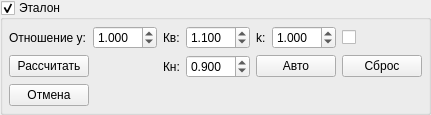
<?xml version="1.0" encoding="UTF-8"?>
<ui version="4.0">
 <class>ItemWidget</class>
 <widget class="QWidget" name="ItemWidget">
  <property name="geometry">
   <rect>
    <x>0</x>
    <y>0</y>
    <width>410</width>
    <height>115</height>
   </rect>
  </property>
  <property name="sizePolicy">
   <sizepolicy hsizetype="Fixed" vsizetype="Expanding">
    <horstretch>0</horstretch>
    <verstretch>0</verstretch>
   </sizepolicy>
  </property>
  <property name="windowTitle">
   <string/>
  </property>
  <layout class="QVBoxLayout" name="verticalLayout_8">
   <property name="margin">
    <number>0</number>
   </property>
   <item>
    <widget class="ICEGUI_NS::EditedGroupBox" name="maskGB">
     <property name="title">
      <string>Эталон</string>
     </property>
     <property name="checkable">
      <bool>true</bool>
     </property>
     <property name="checked">
      <bool>true</bool>
     </property>
     <layout class="QVBoxLayout" name="verticalLayout_4">
      <property name="margin">
       <number>6</number>
      </property>
      <item>
       <layout class="QHBoxLayout" name="horizontalLayout_20">
        <item>
         <layout class="QVBoxLayout" name="verticalLayout_3">
          <item>
           <layout class="QHBoxLayout" name="horizontalLayout_6">
            <item>
             <widget class="QLabel" name="yMaskL">
              <property name="text">
               <string>Отношение y:</string>
              </property>
             </widget>
            </item>
            <item>
             <widget class="QDoubleSpinBox" name="yMaskDSB">
              <property name="readOnly">
               <bool>false</bool>
              </property>
              <property name="decimals">
               <number>3</number>
              </property>
              <property name="singleStep">
               <double>0.001000000000000</double>
              </property>
              <property name="value">
               <double>1.000000000000000</double>
              </property>
             </widget>
            </item>
           </layout>
          </item>
          <item>
           <layout class="QHBoxLayout" name="horizontalLayout_7">
            <item>
             <widget class="QPushButton" name="maskCalcPB">
              <property name="enabled">
               <bool>true</bool>
              </property>
              <property name="text">
               <string>Рассчитать</string>
              </property>
             </widget>
            </item>
            <item>
             <spacer name="horizontalSpacer_5">
              <property name="orientation">
               <enum>Qt::Horizontal</enum>
              </property>
              <property name="sizeHint" stdset="0">
               <size>
                <width>40</width>
                <height>20</height>
               </size>
              </property>
             </spacer>
            </item>
           </layout>
          </item>
         </layout>
        </item>
        <item>
         <layout class="QGridLayout" name="gridLayout_3">
          <item row="0" column="0">
           <layout class="QHBoxLayout" name="horizontalLayout_4">
            <item>
             <widget class="QLabel" name="yKMaxMaskL">
              <property name="text">
               <string>Кв:</string>
              </property>
             </widget>
            </item>
            <item>
             <widget class="QDoubleSpinBox" name="yKMaxMaskDSB">
              <property name="decimals">
               <number>3</number>
              </property>
              <property name="minimum">
               <double>0.001000000000000</double>
              </property>
              <property name="maximum">
               <double>99.998999999999995</double>
              </property>
              <property name="singleStep">
               <double>0.010000000000000</double>
              </property>
              <property name="value">
               <double>1.100000000000000</double>
              </property>
             </widget>
            </item>
           </layout>
          </item>
          <item row="0" column="1">
           <layout class="QHBoxLayout" name="horizontalLayout_3">
            <item>
             <widget class="QLabel" name="yKMaskL">
              <property name="enabled">
               <bool>true</bool>
              </property>
              <property name="text">
               <string>k:</string>
              </property>
             </widget>
            </item>
            <item>
             <widget class="QDoubleSpinBox" name="yKMaskDSB">
              <property name="enabled">
               <bool>true</bool>
              </property>
              <property name="sizePolicy">
               <sizepolicy hsizetype="Preferred" vsizetype="Fixed">
                <horstretch>0</horstretch>
                <verstretch>0</verstretch>
               </sizepolicy>
              </property>
              <property name="decimals">
               <number>3</number>
              </property>
              <property name="minimum">
               <double>0.001000000000000</double>
              </property>
              <property name="value">
               <double>1.000000000000000</double>
              </property>
             </widget>
            </item>
            <item>
             <widget class="QCheckBox" name="yKMaskChB">
              <property name="enabled">
               <bool>true</bool>
              </property>
              <property name="sizePolicy">
               <sizepolicy hsizetype="Minimum" vsizetype="Minimum">
                <horstretch>0</horstretch>
                <verstretch>0</verstretch>
               </sizepolicy>
              </property>
              <property name="text">
               <string/>
              </property>
              <property name="checked">
               <bool>false</bool>
              </property>
             </widget>
            </item>
            <item>
             <spacer name="horizontalSpacer_2">
              <property name="orientation">
               <enum>Qt::Horizontal</enum>
              </property>
              <property name="sizeHint" stdset="0">
               <size>
                <width>40</width>
                <height>20</height>
               </size>
              </property>
             </spacer>
            </item>
           </layout>
          </item>
          <item row="1" column="0">
           <layout class="QHBoxLayout" name="horizontalLayout_5">
            <item>
             <widget class="QLabel" name="yKMinMaskL">
              <property name="text">
               <string>Кн:</string>
              </property>
             </widget>
            </item>
            <item>
             <widget class="QDoubleSpinBox" name="yKMinMaskDSB">
              <property name="decimals">
               <number>3</number>
              </property>
              <property name="minimum">
               <double>0.001000000000000</double>
              </property>
              <property name="maximum">
               <double>99.998999999999995</double>
              </property>
              <property name="singleStep">
               <double>0.010000000000000</double>
              </property>
              <property name="value">
               <double>0.900000000000000</double>
              </property>
             </widget>
            </item>
           </layout>
          </item>
          <item row="1" column="1">
           <layout class="QHBoxLayout" name="horizontalLayout_9">
            <item>
             <widget class="QPushButton" name="maskAutoKPB">
              <property name="text">
               <string>Авто</string>
              </property>
             </widget>
            </item>
            <item>
             <spacer name="horizontalSpacer_6">
              <property name="orientation">
               <enum>Qt::Horizontal</enum>
              </property>
              <property name="sizeHint" stdset="0">
               <size>
                <width>0</width>
                <height>20</height>
               </size>
              </property>
             </spacer>
            </item>
            <item>
             <widget class="QPushButton" name="maskClearKPB">
              <property name="text">
               <string>Сброс</string>
              </property>
             </widget>
            </item>
           </layout>
          </item>
         </layout>
        </item>
       </layout>
      </item>
      <item>
       <layout class="QHBoxLayout" name="horizontalLayout_17">
        <item>
         <widget class="QPushButton" name="maskCancelPB">
          <property name="enabled">
           <bool>true</bool>
          </property>
          <property name="text">
           <string>Отмена</string>
          </property>
         </widget>
        </item>
        <item>
         <layout class="QHBoxLayout" name="horizontalLayout_18">
          <item>
           <spacer name="horizontalSpacer_11">
            <property name="orientation">
             <enum>Qt::Horizontal</enum>
            </property>
            <property name="sizeHint" stdset="0">
             <size>
              <width>28</width>
              <height>20</height>
             </size>
            </property>
           </spacer>
          </item>
          <item>
           <widget class="ICEGUI_NS::MaskViewWidget" name="maskViewWidget" native="true">
            <property name="sizePolicy">
             <sizepolicy hsizetype="Expanding" vsizetype="Preferred">
              <horstretch>0</horstretch>
              <verstretch>0</verstretch>
             </sizepolicy>
            </property>
           </widget>
          </item>
         </layout>
        </item>
       </layout>
      </item>
     </layout>
    </widget>
   </item>
  </layout>
 </widget>
 <layoutdefault spacing="6" margin="11"/>
 <customwidgets>
  <customwidget>
   <class>ICEGUI_NS::MaskViewWidget</class>
   <extends>QWidget</extends>
   <header location="global">icegui/maskviewwidget.h</header>
   <container>1</container>
  </customwidget>
  <customwidget>
   <class>ICEGUI_NS::EditedGroupBox</class>
   <extends>QGroupBox</extends>
   <header location="global">icegui/editedgroupbox.h</header>
   <container>1</container>
  </customwidget>
 </customwidgets>
 <resources>
  <include location="../iceavglumproc.qrc"/>
 </resources>
 <connections>
  <connection>
   <sender>maskCalcPB</sender>
   <signal>clicked()</signal>
   <receiver>ItemWidget</receiver>
   <slot>maskCalcPB_clicked()</slot>
   <hints>
    <hint type="sourcelabel">
     <x>47</x>
     <y>62</y>
    </hint>
    <hint type="destinationlabel">
     <x>201</x>
     <y>57</y>
    </hint>
   </hints>
  </connection>
  <connection>
   <sender>maskCancelPB</sender>
   <signal>clicked()</signal>
   <receiver>ItemWidget</receiver>
   <slot>maskCancelPB_clicked()</slot>
   <hints>
    <hint type="sourcelabel">
     <x>45</x>
     <y>95</y>
    </hint>
    <hint type="destinationlabel">
     <x>201</x>
     <y>57</y>
    </hint>
   </hints>
  </connection>
  <connection>
   <sender>maskAutoKPB</sender>
   <signal>clicked()</signal>
   <receiver>ItemWidget</receiver>
   <slot>maskAutoKPB_clicked()</slot>
   <hints>
    <hint type="sourcelabel">
     <x>269</x>
     <y>62</y>
    </hint>
    <hint type="destinationlabel">
     <x>201</x>
     <y>57</y>
    </hint>
   </hints>
  </connection>
  <connection>
   <sender>maskClearKPB</sender>
   <signal>clicked()</signal>
   <receiver>ItemWidget</receiver>
   <slot>maskClearKPB_clicked()</slot>
   <hints>
    <hint type="sourcelabel">
     <x>356</x>
     <y>62</y>
    </hint>
    <hint type="destinationlabel">
     <x>201</x>
     <y>57</y>
    </hint>
   </hints>
  </connection>
  <connection>
   <sender>yKMaskChB</sender>
   <signal>stateChanged(int)</signal>
   <receiver>ItemWidget</receiver>
   <slot>yKMaskChB_stateChanged(int)</slot>
   <hints>
    <hint type="sourcelabel">
     <x>308</x>
     <y>32</y>
    </hint>
    <hint type="destinationlabel">
     <x>201</x>
     <y>57</y>
    </hint>
   </hints>
  </connection>
  <connection>
   <sender>yKMaskDSB</sender>
   <signal>valueChanged(double)</signal>
   <receiver>ItemWidget</receiver>
   <slot>yKMaskDSB_valueChanged(double)</slot>
   <hints>
    <hint type="sourcelabel">
     <x>271</x>
     <y>32</y>
    </hint>
    <hint type="destinationlabel">
     <x>201</x>
     <y>57</y>
    </hint>
   </hints>
  </connection>
  <connection>
   <sender>maskGB</sender>
   <signal>toggled(bool)</signal>
   <receiver>ItemWidget</receiver>
   <slot>maskGB_toggled(bool)</slot>
   <hints>
    <hint type="sourcelabel">
     <x>201</x>
     <y>57</y>
    </hint>
    <hint type="destinationlabel">
     <x>201</x>
     <y>57</y>
    </hint>
   </hints>
  </connection>
 </connections>
 <slots>
  <slot>maskCalcPB_clicked()</slot>
  <slot>maskCancelPB_clicked()</slot>
  <slot>maskAutoKPB_clicked()</slot>
  <slot>maskClearKPB_clicked()</slot>
  <slot>yKMaskDSB_valueChanged(double)</slot>
  <slot>yKMaskChB_stateChanged(int)</slot>
  <slot>maskGB_toggled(bool)</slot>
 </slots>
</ui>
